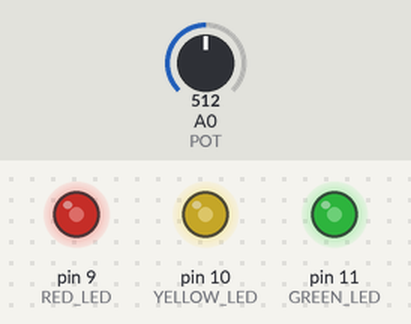
A sketch run on a simulated Arduino Uno, built with avr-gcc and run on an emulated ATmega328P. On the bench: output pins drawn as LEDs (lit = HIGH). The test bench sets the inputs (shaded band); at power-on: A0 (POT) = 512.

Above: at 1.2 s.
1.3 s: A0 (POT) set to 716
At 1.6 s:
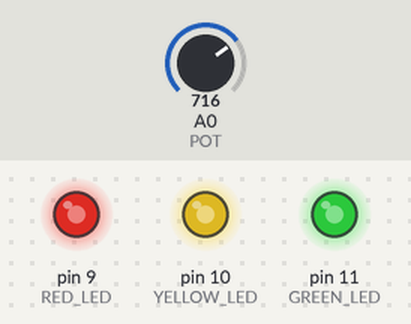
2.8 s: A0 (POT) set to 900
At 3.9 s:
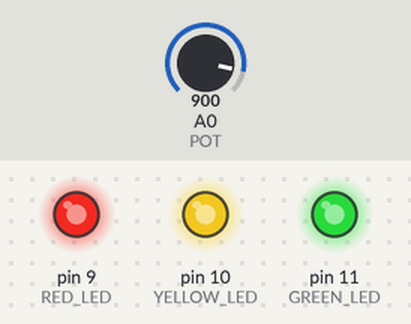
4.3 s: A0 (POT) set to 122
At 5.0 s:
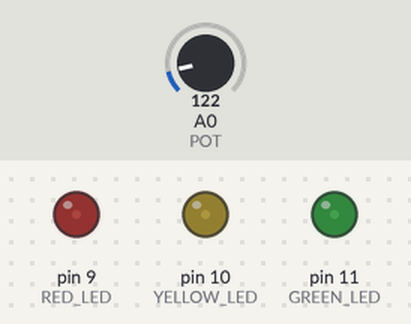
5.8 s: A0 (POT) set to 0
At 6.2 s:
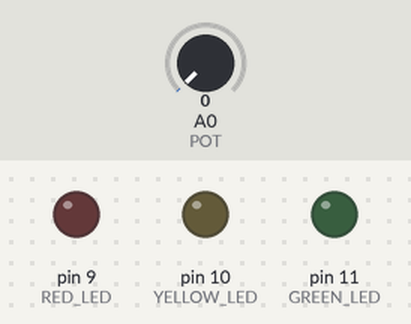
7.3 s: A0 (POT) set to 511
At 8.5 s:
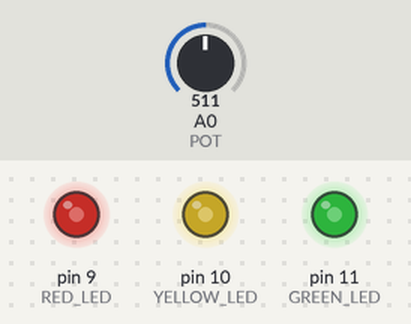
Timing chart, 0 to 9.8 s (numbered marks = the images above; inputs shaded):
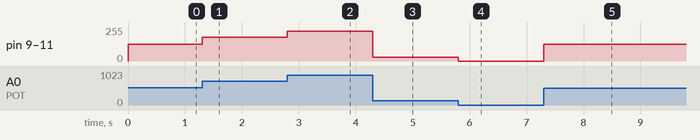

Measured:
- after the input at 1.3 s, pin 9 (RED_LED), pin 10 (YELLOW_LED), pin 11 (GREEN_LED): 127/255 → 178/255 at once
- after the input at 2.8 s, pin 9 (RED_LED), pin 10 (YELLOW_LED), pin 11 (GREEN_LED): 178/255 → 224/255 at once
- after the input at 4.3 s, pin 9 (RED_LED), pin 10 (YELLOW_LED), pin 11 (GREEN_LED): 224/255 → 30/255 at once
- after the input at 5.8 s, pin 9 (RED_LED), pin 10 (YELLOW_LED), pin 11 (GREEN_LED): 30/255 → 0/255 at once
- after the input at 7.3 s, pin 9 (RED_LED), pin 10 (YELLOW_LED), pin 11 (GREEN_LED): 0/255 → 127/255 at once

The sketch:

ad_mk_1_w9-5.ino
```cpp
#define RED_LED     9
#define YELLOW_LED  10
#define GREEN_LED   11
#define POT         A0

void setup() {
    pinMode(RED_LED, OUTPUT);  // LED 출력모드
    pinMode(YELLOW_LED, OUTPUT);
    pinMode(GREEN_LED, OUTPUT);
}

void loop() {
    int potValue = analogRead(POT);
    //변환값
    int Value = map(potValue, 0, 1023, 0, 255);
    //변환값을 LED밝기에 적용하기
    analogWrite(RED_LED, Value);
    analogWrite(YELLOW_LED, Value);
    analogWrite(GREEN_LED, Value);
}
```
